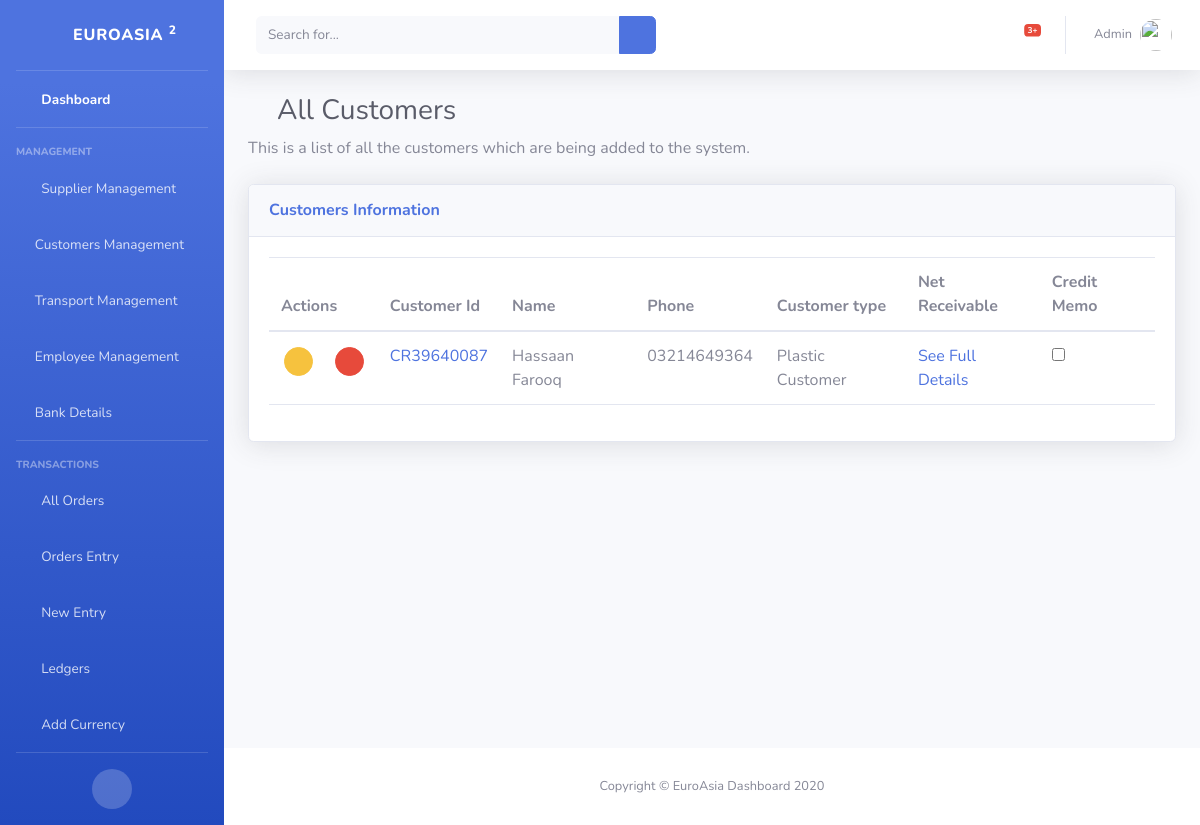
The page /view_customer/ (signed in) on the database its author committed.
### app/models.py (models this page shows)
class Customer(models.Model):
    customer_id = models.CharField(max_length=150, null=False)
    customer_name = models.CharField(max_length=150, null=False)
    customer_phone = models.CharField(max_length=150, blank=True)
    customer_type = models.CharField(max_length=150, null=False)
    customer_mobile = models.CharField(max_length=150, blank=True)
    customer_fax = models.CharField(max_length=150, blank=True)
    billing_address = models.TextField(null=False)
    shipping_address = models.TextField(null=False)
    city = models.CharField(max_length=150, blank=True)
    country = models.CharField(max_length=150, blank=True)
    postal_code = models.CharField(max_length=150, blank=True)
    currency = models.ForeignKey(Currency, related_name="customer", on_delete=models.CASCADE)
    bank_account_iban = models.CharField(max_length=150, blank=True)
    bank_account_title = models.CharField(max_length=150, blank=True)
    opening_balance = models.FloatField(null=False)
    pdf_attachment_box = models.FileField(upload_to="Files", blank=True)
    notes = models.TextField(blank=True)

### app/views.py (the view)
# urls.py: url(r'^view_customer/', views.view_customer, name="view_customer"),
def view_customer(request):
    if 'logged_in' in request.session:
        customers  = SaleOrder.objects.values('customer','customer__customer_id','customer__customer_name','customer__customer_phone', 'customer__customer_type', 'customer__currency__abbreviation').annotate(sum_payment_remaining=Sum(F('payment_remaining')/F('exchange_rate')))
        customers = Customer.objects.all()
        return render(request, 'view_customer.html',{'customers':customers})
    else:
        return redirect('login')

### app/templates/view_customer.html (shortened to what this page needs)
{% include './includes/sidebar.html' %}
{% load static %}
<link href="{% static 'vendor/datatables/dataTables.bootstrap4.min.css' %}" rel="stylesheet">
<div class="container-fluid">
    <h1 class="h3 mb-2 text-gray-800"><i class="fas fa-user"></i> All Customers</h1>
    <p class="mb-4">This is a list of all the customers which are being added to the system.</p>
    <div class="card shadow mb-4">
        <div class="card-header py-3">
            <h6 class="m-0 font-weight-bold text-primary">Customers Information</h6>
        </div>
        <div class="card-body">
            <div class="table-responsive">
                <table class="table table-bordered" id="dataTable" width="100%" cellspacing="0">
                    <thead>
                    <tr>
                        <th>Actions</th>
                        <th>Customer Id</th>
                        <th>Name</th>
                        <th>Phone</th>
                        <th>Customer type</th>
                        <th>Net Receivable</th>
                        <th>Credit Memo</th>
                    </tr>
                    </thead>
                    <tbody>
                    {% for customer in customers %}
                    <tr>
                        <td style="padding:15px;">
                            <div class="row">
                                <div class="col-md-6 col-xs-6">
                                    <a href="{% url 'edit_customer' id=customer.id %}" data-toggle="tooltip" title="Edit" class="btn btn-warning btn-circle btn-sm">
                                        <i class="fas fa-edit"></i>
                                    </a>
                                </div>
                                <div class="col-md-6 col-xs-6">
                                    <a href="{% url 'delete_customer' id=customer.id %}" data-toggle="tooltip" title="Delete"  class="btn btn-danger btn-circle btn-sm">
                                        <i class="fas fa-trash"></i>
                                    </a>
                                </div>
                            </div>
                        </td>
                        <td><a href="{% url 'individual_customer' id=customer.id %}">{{customer.customer_id}}</a></td>
                        <td>{{customer.customer_name}}</td>
                        <td>{{customer.customer_phone}}</td>
                        <td>{{customer.customer_type}}</td>
                        <td><a href="{% url 'individual_customer' id=customer.id %}">See Full Details</a></td>
                        <td><input type="checkbox"></td>
                    </tr>
                    {% endfor %}
                    </tbody>
                </table>
            </div>
        </div>
    </div>
</div>
</div>
<footer class="sticky-footer bg-white">
    <div class="container my-auto">
        <div class="copyright text-center my-auto">
            <span>Copyright &copy; EuroAsia Dashboard 2020</span>
        </div>
    </div>
</footer>
</div>
</div>
</body>
</html>

### app/templates/view_customer.html (style rules this page uses)
table { border-left:none !important; border-right:none !important; }
th { border-left:none !important; border-right:none !important; }
tbody { border-left:none !important; border-right:none !important; }
tbody td { border-left:none !important; border-right:none !important; }

### rows shown on the page
Customer: customer_id "CR39640087", customer_name "Hassaan Farooq", customer_phone "03214649364", customer_type "Plastic Customer"
